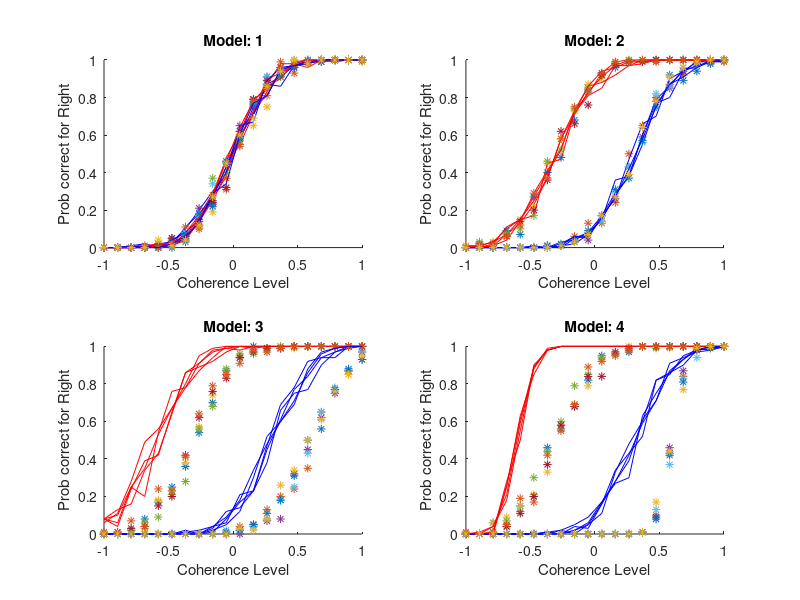

The MATLAB source for this figure: (Note: this script raises an error after producing the figure.)
clear; close all; clc;

%% Initialization and Data Generation:
% Sets coherence levels, number of trials, subjects, and initializes the psychometric function generator.
% Generates simulated data for each model with varying Point of Subjective Equality (PSE) and slope values.
cohLevs = linspace(-1, 1, 20);
Ncoh = length(cohLevs);
ntrials = 1e2;
nsubs = 5;
gt_models = 4;
fit_models = 4;


psyfuncGenerator = @(x, p) (0.5*0)+(1-0).*normcdf(x, p(1), p(2));
PSEs = [0 0 0 0;
    -0.3 -0.3 0.3 0.3;
    -0.6 -0.3 0.3 0.6;
    -0.6 -0.3 0.3 0.6];

slp = 4;
slopes = [slp slp slp slp;
          slp slp slp slp;
          slp slp slp slp;
          slp*2.5 slp slp slp*2.5];

% Initializes variables for sign, attention, and slope change, needed for different model conditions.
sign_mu = [-1 -1 1 1];
attn_mu = [-1 0 0 1];
sig_change = [1 0 0 1];

data = NaN(gt_models, fit_models, Ncoh, nsubs, ntrials);
color_vect = ["r*", "b*", "k*", "m*"];
color_vectfits = ["r-", "b-", "k-", "m-"];

legnames = {'Adapt L: Attend yes', ...
            'Adapt L: Attend no', ...
            'Adapt R: Attend yes', ...
            'Adapt R: Attend no'};

figure();
for sub = 1:nsubs
    for modelN =  1:gt_models
        subplot(2, 2, modelN)
        hold on;
        for ttype = 1:fit_models
            this_PSE = PSEs(modelN, ttype);% + randn(1, 1)*PSEs(modelN, ttype)/10;
            this_slope = slopes(modelN, ttype);% + randn(1, 1)*slopes(modelN, ttype)/10;
            this_psyfunc = psyfuncGenerator(cohLevs, [this_PSE, 1/this_slope]);
            this_data = rand(Ncoh, ntrials) < repmat(this_psyfunc', 1, ntrials);
            data(modelN, ttype, :, sub, :) = this_data;
            plot(cohLevs, squeeze(mean(this_data, 2)), color_vect(ttype));
        end
        xlabel('Coherence Level')
        ylabel('Prob correct for Right')
        title(['Model: ' num2str(modelN)])
    end
end

%% Estimating optimal parameters using fmincon
% Shape is (subjects * model_groudtruth * model_estim)        
NLLs = NaN(nsubs, gt_models, fit_models); 
mfit_curves = NaN(nsubs, gt_models, fit_models, 4, length(cohLevs));

% Loops over subjects and models, fitting each model to the data and calculating the negative log-likelihood for each fit.
% For each model, uses fmincon to minimize the negative log-likelihood and find the best-fitting parameters.
lb = [0.01; 0.01; 0.01; 0.01];
ub = [1; 1; 1; 1];
numParams = [1, 2, 3, 4];

for sub = 1:nsubs
    for modelN = 1:gt_models
        nR = squeeze(sum(data(modelN, :, :, sub, :), 5));
        for modIdx = 1:fit_models
            initP = rand(numParams(modIdx), 1).*(ub(1:numParams(modIdx))-lb(1:numParams(modIdx))) + lb(1:numParams(modIdx));
            [estP, NLLs(sub, modelN, modIdx), mfit_curves(sub, modelN, modIdx, :, :)] = modelOptimization(psyfuncGenerator, cohLevs, nR, ntrials, initP, lb(1:numParams(modIdx)), ...
                ub(1:numParams(modIdx)), modIdx, sign_mu, attn_mu, sig_change);
        end
    end
end

figure();
for gtModelIdx = 1:gt_models
    [~, bestFitIdx] = min(NLLs(1, gtModelIdx, :));
    subplot(gt_models, fit_models + 1, (gtModelIdx - 1) * (fit_models + 1) + 1);
    hold on;
    for conditionIdx = 1:fit_models
        scatterData = squeeze(data(gtModelIdx, conditionIdx, :, 1, :));
        meanData = mean(scatterData, 2);
        scatter(cohLevs, meanData, color_vect(conditionIdx));
    end
    xlabel('Coherence Level');
    ylabel('Prob correct for Right');
    title(['GT Model: ' num2str(gtModelIdx)]);
    hold off;

    for fitModelIdx = 1:fit_models
        ax = subplot(gt_models, fit_models + 1, (gtModelIdx - 1) * (fit_models + 1) + fitModelIdx + 1);
        hold on;
        for conditionIdx = 1:fit_models
            scatterData = squeeze(data(gtModelIdx, conditionIdx, :, 1, :));
            meanData = mean(scatterData, 2);
            scatter(cohLevs, meanData, 'k*'); 
        end

        for conditionIdx = 1:fit_models
            fitCurve = squeeze(mfit_curves(1, gtModelIdx, fitModelIdx, conditionIdx, :));
            plot(cohLevs, fitCurve, color_vectfits(conditionIdx), 'LineWidth', 2);
        end

        xlabel('Coherence Level');
        ylabel('Prob correct for Right');
        nll_val = NLLs(1, gtModelIdx, fitModelIdx);
        title(['Fit Model: ' num2str(fitModelIdx) ', NLL: ' num2str(nll_val, '%.2f')]);

        if fitModelIdx == bestFitIdx
            set(ax, 'LineWidth', 2);
        end

        hold off;
    end
end
%% AIC, BIC, Bayes Factor Estimation
% Calculate AIC, BIC, and BF estimations
k = 1; n = 4 * ntrials;
AICc = 2*k + 2*NLLs;
BICc = k*log(n) + 2*NLLs;
BF_estim = NaN(size(BICc));

for ss = 1:nsubs
    for ii = 1:4
        this_min = min(BICc(ss, ii, :));
        BF_estim(ss, ii, :) = exp(-0.5.*(BICc(ss, ii, :)-this_min));
    end
end

% Calculate means and medians
NLL_mean = squeeze(mean(NLLs, 1));
AIC_mean = squeeze(mean(AICc, 1));
BIC_mean = squeeze(mean(BICc, 1));
BF_median = squeeze(median(BF_estim, 1));

% Plotting the log of NLL, AIC, BIC, and BF
figure();
for ii = 1:4
    subplot(4, 4, 4*(ii-1)+1);
    plotMetrics(NLLs, NLL_mean, 'NLL', ii);

    subplot(4, 4, 4*(ii-1)+2);
    plotMetrics(AICc, AIC_mean, 'AIC', ii);

    subplot(4, 4, 4*(ii-1)+3);
    plotMetrics(BICc, BIC_mean, 'BIC', ii);

    subplot(4, 4, 4*(ii-1)+4);
    plotMetrics(BF_estim, BF_median, 'BF estim', ii);
end


%% Doing model-fitting using Bayesian model evidence
% Shape is (subjects * model_groudtruth * model_estim)        
MEs = NaN(nsubs, gt_models, fit_models);
res = 1e2; % resolution with which to sample the parameter space

% Loops over subjects and models, fitting each model to the data and calculating the negative log-likelihood for each fit.
% For each model, uses fmincon to minimize the negative log-likelihood and find the best-fitting parameters.
lb = [0.01; 0.01; 0.01; 0.01];
ub = [1; 1; 1; 1];
numParams = [1, 2, 3, 4];

for sub = 1:nsubs
    for modelN = 1:gt_models
        nR = squeeze(sum(data(modelN, :, :, sub, :), 5));
        for modIdx = 1:fit_models
            initP = rand(numParams(modIdx), 1).*(ub(1:numParams(modIdx))-lb(1:numParams(modIdx))) + lb(1:numParams(modIdx));
            [estP, NLLs(sub, modelN, modIdx), mfit_curves(sub, modelN, modIdx, :, :)] = modelOptimization(psyfuncGenerator, cohLevs, nR, ntrials, initP, lb(1:numParams(modIdx)), ...
                ub(1:numParams(modIdx)), modIdx, sign_mu, attn_mu, sig_change);
        end
    end
end
%%
     
res = 1e2;
lb_M1 = 0.01; ub_M1 = 1;
init_M1 = rand*(ub_M1-lb_M1) + lb_M1;
sig1_range = linspace(lb_M1, ub_M1, res);
prior_M1 = 1./(1:length(sig1_range));
D1 = NaN(nsubs, size(PSEs, 2), res);

lb_M2 = [0.01 0.01]; ub_M2 = [1 1];
init_M2 = rand*(ub_M2-lb_M2) + lb_M2;
mu2_range = linspace(lb_M2(1), ub_M2(1), res);
sig2_range = linspace(lb_M2(2), ub_M2(2), res)';
flat_prior = 1/length(mu2_range)*ones(1,length(mu2_range));
M2_jointprior = (1./sig2_range) .* flat_prior;
M2_jointprior = M2_jointprior';
M2_jointpriornorm = M2_jointprior/sum(M2_jointprior, 'all', 'omitnan');
figure
set(gcf,'position',[10,10,1000,400])
%subplot(1,2,1)
imagesc(sig2_range, flat_prior, M2_jointpriornorm)
box off
title('Model Two Prior')
xlabel('\sigma')
ylabel('\mu')
colorbar
[MU2,SIGMA2]= meshgrid(mu2_range,sig2_range);
D2 = NaN(nsubs, size(PSEs, 2), res);

lb_M3 = [0.01 0.01 0.01]; ub_M3 = [1 1 1];
init_M3 = rand*(ub_M3-lb_M3) + lb_M3;
mu3_1_range = linspace(lb_M3(1), ub_M3(1), res);
mu3_2_range = linspace(lb_M3(2), ub_M3(2), res);
sig3_range = linspace(lb_M3(3), ub_M3(3), res);
D3 = NaN(nsubs, size(PSEs, 2), res, res, res);

lb_M4 = [0.01 0.01 0.01 0.01]; ub_M4 = [1 1 1 1];
init_M4 = rand*(ub_M4-lb_M4) + lb_M4;
mu4_1_range = linspace(lb_M4(1), ub_M4(1), res);
mu4_2_range = linspace(lb_M4(2), ub_M4(2), res);
sig4_1_range = linspace(lb_M4(3), ub_M4(3), res);
sig4_2_range = linspace(lb_M4(4), ub_M4(4), res);
D4 = NaN(nsubs, size(PSEs, 2), res, res, res, res);

options = optimoptions(@fmincon, 'MaxIterations', 1e5, 'Display', 'off');
mfit_curves = NaN(nsubs, gt_models, fit_models, length(cohLevs));

for sub = 1:nsubs
    for modelN =  1:size(PSEs, 2)
        nR = squeeze(sum(data(modelN, :, :, sub, :), 5));
        
        M1_nlogNL = @(p) sum(arrayfun(@(idx) nLogL(nR(idx, :), ntrials, [0 p]), 1:4));
        [estP_M1, NLLs(sub, modelN, 1)] = fmincon(M1_nlogNL, init_M1, [], [], [], [], lb_M1, ub_M1, [], options);
        parfor ii = 1:res
            D1(sub, modelN, ii) = M1_nlogNL(sig1_range(ii));
        end
        idx1 = find(D1(sub, modelN, :) == min(D1(sub, modelN, :)));
        bestNLL1 = D1(sub, modelN, idx1);
        interim1 = -D1(sub, modelN, :) + log(prior_M1);
        c1 = max(interim1(:));
        normalized_interim1 = interim1 - c1;
        c1_norm = max(normalized_interim1(:));
        MEs(sub, modelN, 1) = sum(exp(normalized_interim1(:)))*exp(c1_norm);
        

        
        M2_nlogNL = @(p) sum(arrayfun(@(idx) nLogL(nR(idx, :), ntrials, [p(1)*sign_mu(idx) p(2)]), 1:4));
        [estP_M2, NLLs(sub, modelN, 2)] = fmincon(M2_nlogNL, init_M2, [], [], [], [], lb_M2, ub_M2, [], options);
        parfor ii = 1:res
            D2(sub, modelN, ii) = M2_nlogNL([mu2_range(ii), sig2_range(ii)]);
        end
        idx2 = find(D2(sub, modelN, :) == min(D2(sub, modelN, :)));
        bestNLL2 = D2(sub, modelN, idx2);
        interim2 = -D2(sub, modelN, :) + log(M2_jointpriornorm);
        c2 = max(interim2(:));
        normalized_interim2 = interim2 - c2;
        c2_norm = max(normalized_interim2(:));
        MEs(sub, modelN, 2) = sum(exp(normalized_interim2(:)))*exp(c2_norm);
        

        M3_nlogNL = @(p) sum(arrayfun(@(idx) nLogL(nR(idx, :), ntrials, [p(1)*sign_mu(idx)+p(2)*attn_mu(idx), p(3)]), 1:4));
        [estP_M3, NLLs(sub, modelN, 3)] = fmincon(M3_nlogNL, init_M3, [], [], [], [], lb_M3, ub_M3, [], options);
%         parfor ii = 1:res
%             for jj = 1:res
%                 for kk = 1:res
%                     D3(sub, modelN, ii, jj, kk) = M3_nlogNL([mu3_1_range(ii), mu3_2_range(jj), sig3_range(kk)]);
%                 end
%             end
%         end
        
        
        M4_nlogNL = @(p) sum(arrayfun(@(idx) nLogL(nR(idx, :), ntrials, [p(1)*sign_mu(idx)+p(2)*attn_mu(idx), p(3)+p(4)*sig_change(idx)]), 1:4));
        [estP_M4, NLLs(sub, modelN, 4)] = fmincon(M4_nlogNL, init_M4, [], [], [], [], lb_M4, ub_M4, [], options);
    end
end
